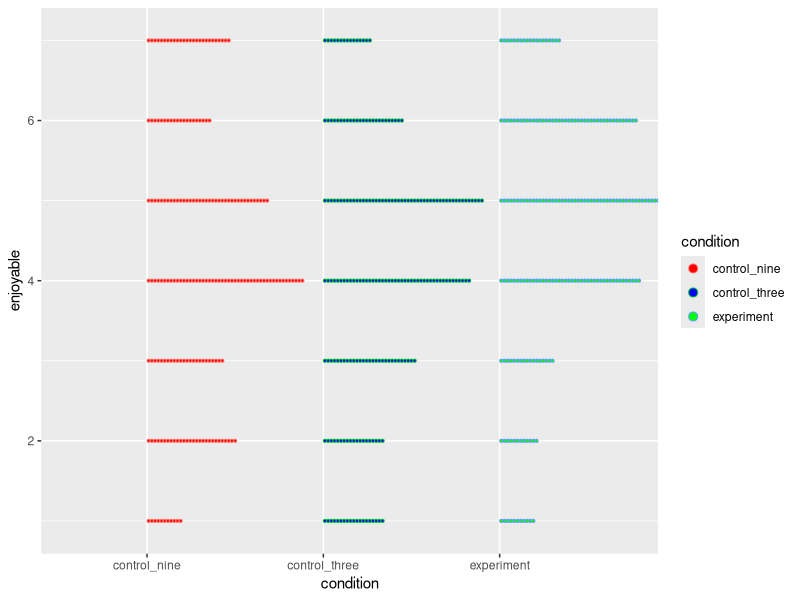
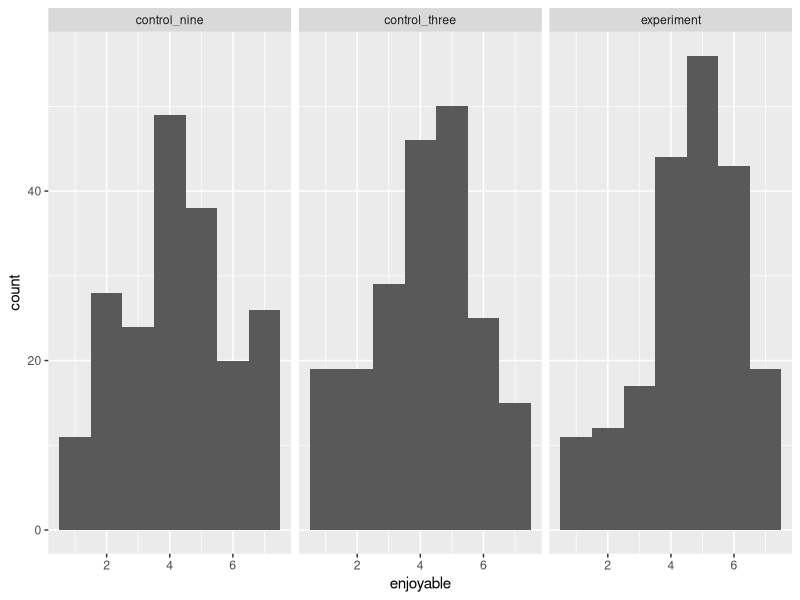
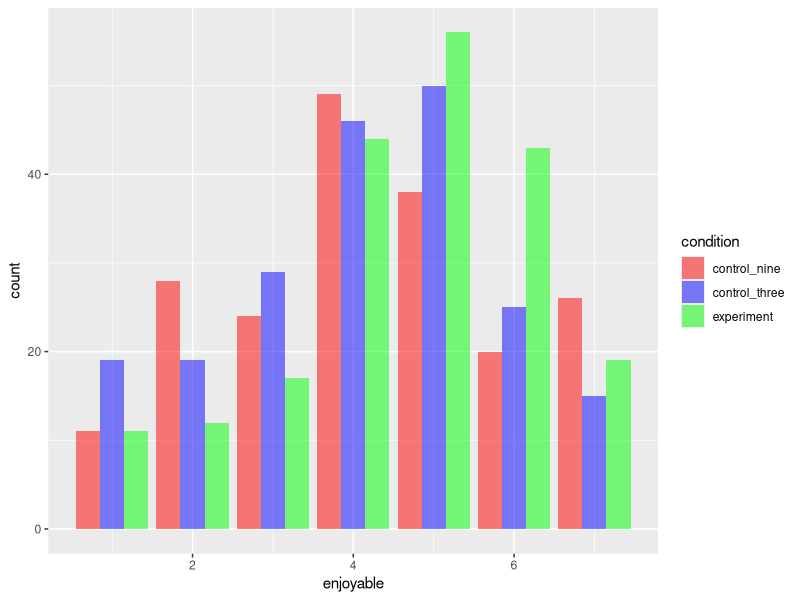
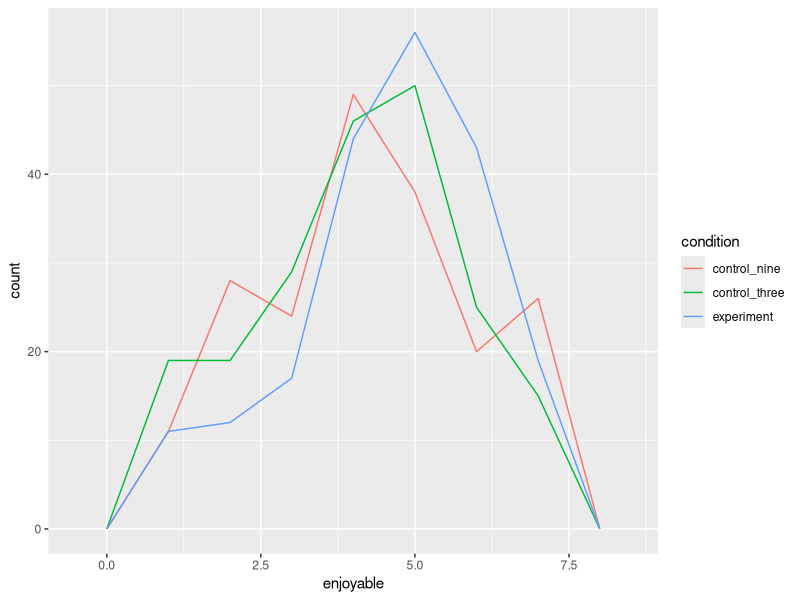

R code for these plots, in order:
## ---- chunk 1
library("tidyverse") # manipulating data
library("knitr") 
library(data.table)

rm(list = ls())
## ---- chunk 2

# Read raw data file
df <- read_csv("budget.csv")

# Create dataframe for predictor variables
df_x <- select(df, condition, gender, income, budget_past, education)
df_y <- select(df, condition, wta, download, enjoyable, helpful_index)

df_y |>
  group_by(condition) |>
  mutate(enjoyable_mean = mean(enjoyable)) |>
  ungroup() |>
  ggplot() +
  geom_dotplot(aes(x = condition, fill = condition, color = condition, y = enjoyable), binaxis = 'y', dotsize = 0.2) +
  scale_fill_manual(values = c("red", "blue", "green"))

df_y |>
  ggplot() +
  geom_histogram(aes(x = enjoyable), bins = 7) +
  facet_wrap(vars(condition))

df_y |>
  ggplot() +
  geom_bar(aes(x = enjoyable, fill = condition), alpha = 0.5, position = "dodge") +
  scale_fill_manual(values = c("red", "blue", "green"))
  
df_y |>
  ggplot() +
  geom_freqpoly(aes(x = enjoyable, color = condition), position = "identity", bins = 7) +
  scale_fill_manual(values = c("red", "blue", "green"))



